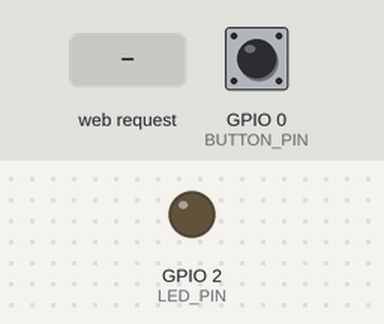
Recording of a sketch running on a simulated ESP8266 (NodeMCU). Shown: output pins drawn as LEDs (lit = HIGH). The test bench sets the inputs (shaded band); at power-on: GPIO 0 (BUTTON_PIN) HIGH. WiFi joins after 1.5 s; servers stay silent unless stated; what the sketch prints to the serial monitor is not drawn.

Above: at 2.7 s.
2.8 s: HTTP request GET /?LED=ON received
At 4.2 s:
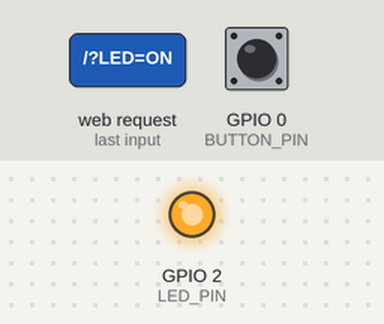
6.1 s: HTTP request GET /?LED=OFF received
At 6.7 s:
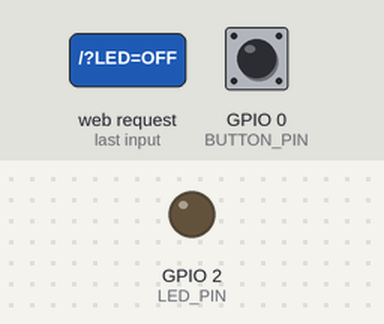
Timing chart, 0 to 9.1 s (numbered marks = the images above; inputs shaded):
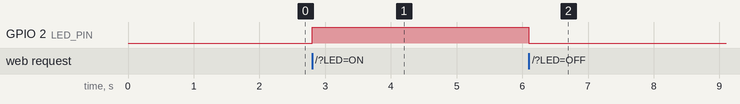

Measured:
- after the input at 2.8 s, GPIO 2 (LED_PIN): LOW → HIGH at once
- after the input at 6.1 s, GPIO 2 (LED_PIN): HIGH → LOW at once

The sketch:

esp8266.ino
```cpp
#include <ESP8266WiFi.h>
#include <ESP8266HTTPClient.h>
#include <WiFiClient.h>

const char* ssid = "";
const char* password = "";

String serverIP = "http://192.168.70.72/";

WiFiServer server(80);

const int BUTTON_PIN = 0;
const int LED_PIN = 2;

int lastState = HIGH;
int currentState;
bool is_active = true;


void setup()
{
  Serial.begin(9600);

  pinMode(BUTTON_PIN, INPUT_PULLUP);

  pinMode(LED_PIN, OUTPUT);
  digitalWrite(LED_PIN, LOW);

  // Подключаемся к Wi-Fi
  Serial.print("Connecting to ");
  Serial.print(ssid);

  WiFi.mode(WIFI_STA);
  WiFi.begin(ssid, password);

  while (WiFi.status() != WL_CONNECTED)
  {
    delay(500);
    Serial.print(".");
  }

  // Выводим локальный IP-адрес и запускаем сервер
  Serial.println("");
  Serial.println("WiFi connected.");
  Serial.print("IP address: ");
  Serial.println(WiFi.localIP());

  server.begin();
  Serial.println("Server started");
}

void loop()
{
//*------------------Client---------------------*//
  currentState = digitalRead(BUTTON_PIN);

  if (lastState == LOW && currentState == HIGH)
  {
    if (WiFi.status() == WL_CONNECTED)
    {
      HTTPClient http;
      WiFiClient client;

      String serverPath = is_active ? serverIP + "?LED=OFF" : serverIP + "?LED=ON";
      is_active = !is_active;

      http.begin(client, serverPath.c_str());
      int httpResponseCode = http.GET();

      if (httpResponseCode > 0)
      {
        Serial.print("HTTP Response code: ");
        Serial.println(httpResponseCode);
        String payload = http.getString();
        Serial.println(payload);
      }

      else
      {
        Serial.print("Error code: ");
        Serial.println(httpResponseCode);
      }

      http.end();
    }
  }

  lastState = currentState;

//*------------------Server---------------------*//
  WiFiClient client = server.available();

  if (client.available())
  {
    String request = client.readStringUntil('\r');

    Serial.println(request);
    client.flush();

    if (request.indexOf("GET /?LED=ON") != -1)
      digitalWrite(LED_PIN, HIGH);

    if (request.indexOf("GET /?LED=OFF") != -1)
      digitalWrite(LED_PIN, LOW);
  }
}
```
